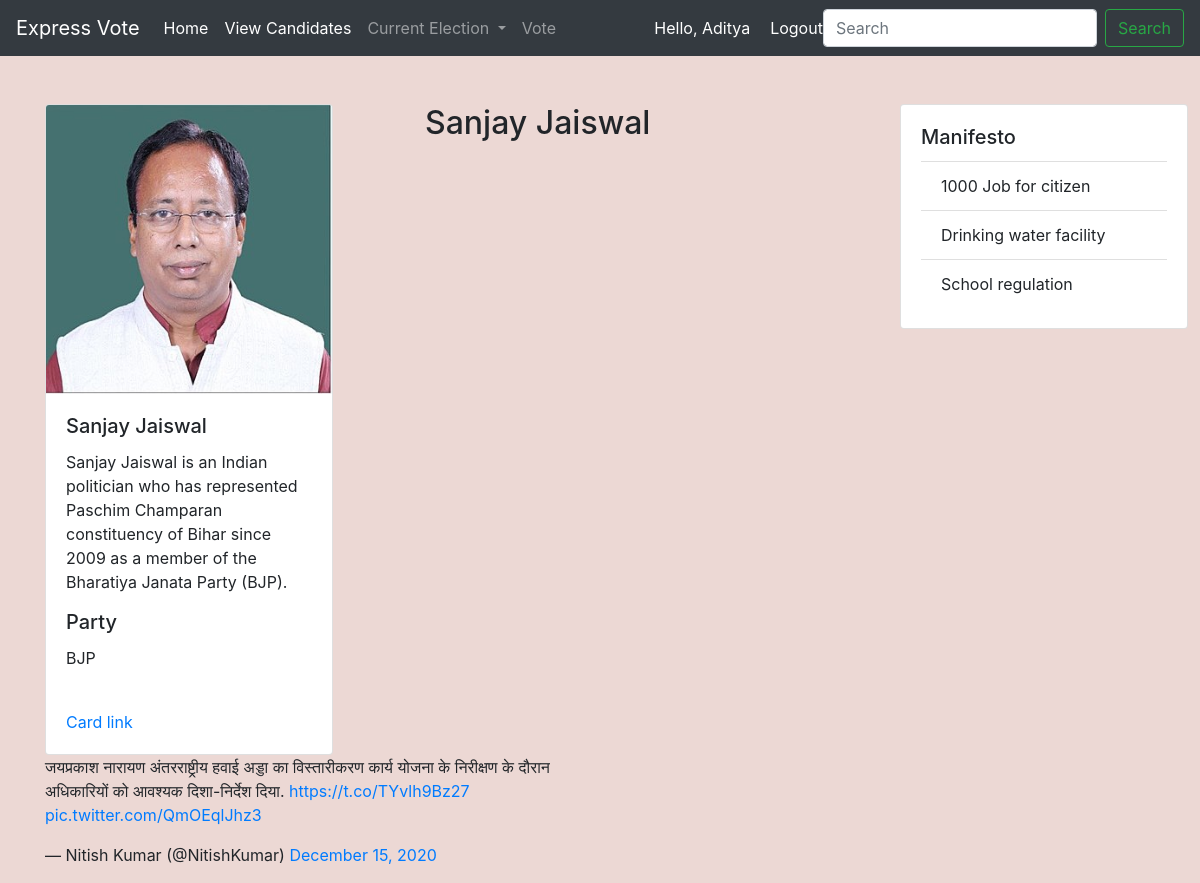
/candidate/3/ (signed in), run on the app's committed database.
### myapp/models.py (models this page shows, shortened)
class Imageleader(models.Model):
    title = models.CharField(max_length=200)
    description = models.TextField(max_length=200)
    description1 = models.TextField(max_length=1000,default='')
    manifesto1=models.CharField(max_length=200,default='')
    manifesto2=models.CharField(max_length=200,default='')
    manifesto3=models.CharField(max_length=200,default='')
    party=models.CharField(max_length=200,default='')
    image = models.ImageField(upload_to='image')
    cat = models.ForeignKey(location, on_delete=models.CASCADE)

### expressvote/views.py (the view)
# urls.py: path('candidate/<int:cd>/', views.show_cand_info),
@login_required(login_url='login')
def show_cand_info(request, cd):
    print(cd)
    print("Hello")
    images = Imageleader.objects.filter(id=cd)
    loc = location.objects.all()
    data = {'images': images, 'loc': loc}
    return render(request, "candidate.html", data)

### templates/Candidate.html (shortened to what this page needs)
<!DOCTYPE html>
<html lang="en">
<head>
    <link rel="stylesheet" href="https://maxcdn.bootstrapcdn.com/bootstrap/4.0.0/css/bootstrap.min.css">
</head>
<body>
 {%include 'navbar.html' %}
 <div class="container">
<div class="row">
      <div class="col-12 col-md-4">
        <div class="list-group mt-5">
            {% for i in images %}
                                <div class="card" style="width: 18rem;">
                  <img class="card-img-top" src="/media/{{ i.image }}" alt="Card image cap">
                  <div class="card-body">
                    <h5 class="card-title">{{i.title}}</h5>
                    <p class="card-text">{{ i.description}}</p>
                       <h5 class="card-title">Party</h5>
                      <p class="card-text">{{ i.party}}</p>
                  </div>
                  <div class="card-body">
                    <a href="#" class="card-link">Card link</a>
                  </div>
                </div>
            </div>
      </div>
        <div class="col-md 4 mt-5">
            {% for i in images %}
            <h2>{{i.title}}</h2>
            {% endfor %}
        </div>
            <div class="mt-5 col-md-3 col order-last">
                  <div class="card" style="width: 18rem;">
                      <div class="card-body">
                           <h5 class="card-title">Manifesto</h5>
                <ul class="list-group list-group-flush">
                    <li class="list-group-item">{{i.manifesto1}}</li>
                    <li class="list-group-item">{{i.manifesto2}}</li>
                    <li class="list-group-item">{{i.manifesto3}}</li>
                  </ul>
                      </div>
                  </div>
            </div>
            {% endfor %}
        </div>
      <div class="row">
          <div class="col-sm-6">
              <blockquote class="twitter-tweet"><p lang="hi" dir="ltr">जयप्रकाश नारायण अंतरराष्ट्रीय हवाई अड्डा का विस्तारीकरण कार्य योजना के निरीक्षण के दौरान अधिकारियों को आवश्यक दिशा-निर्देश दिया. <a href="https://t.co/TYvlh9Bz27">https://t.co/TYvlh9Bz27</a> <a href="https://t.co/QmOEqlJhz3">pic.twitter.com/QmOEqlJhz3</a></p>&mdash; Nitish Kumar (@NitishKumar) <a href="https://twitter.com/NitishKumar/status/1338900763850940416?ref_src=twsrc%5Etfw">December 15, 2020</a></blockquote> <script async src="https://platform.twitter.com/widgets.js" charset="utf-8"></script>
          </div>
      </div>
</div>
</body>
</html>

### templates/navbar.html (shortened to what this page needs)
<nav class="navbar navbar-expand-lg navbar-dark bg-dark">
  <a class="navbar-brand" href="#">
    Express Vote</a>
  <div class="collapse navbar-collapse" id="navbarSupportedContent">
    <ul class="navbar-nav mr-auto">
      <li class="nav-item active">
        <a class="nav-link" href="/">Home <span class="sr-only">(current)</span></a>
      </li>
      <li class="nav-item active">
        <a class="nav-link" href="/home">View Candidates <span class="sr-only">(current)</span></a>
      </li>
      <li class="nav-item dropdown">
        <a class="nav-link dropdown-toggle" href="#" id="navbarDropdown" role="button" data-toggle="dropdown" aria-haspopup="true" aria-expanded="false">
          Current Election
        </a>
      </li>
      <li class="nav-item">
        <a class="nav-link " href="/vote">Vote</a>
      </li>
    </ul>
    <span class="hello-msg">Hello, {{request.user}}</span>
    <span ><a class="hello-msg" href="{% url 'logout' %}">Logout</a> </span>
    <form class="form-inline my-2 my-lg-0">
      <input class="form-control mr-sm-2" type="search" placeholder="Search" aria-label="Search">
      <button class="btn btn-outline-success my-2 my-sm-0" type="submit">Search</button>
    </form>
  </div>
</nav>

### templates/navbar.html (style rules this page uses)
.hello-msg { font-size:16px; color:#fff; margin-right:15 px; margin-left:20px; }

### templates/Candidate.html (style rules this page uses)
body, html { margin: 0; padding: 0; height: 100%; background: #ECD8D4 !important; }

### data on the page
Imageleader: image (picture), title "Sanjay Jaiswal", description "Sanjay Jaiswal is an Indian politician who has represented Paschim Champaran constituency of Bihar since 2009 as a member of the Bharatiya Janata Party (BJP).", party "BJP", manifesto1 "1000 Job for citizen", manifesto2 "Drinking water facility", manifesto3 "School regulation"

### other printed values
{{ request.user }} "Aditya"
